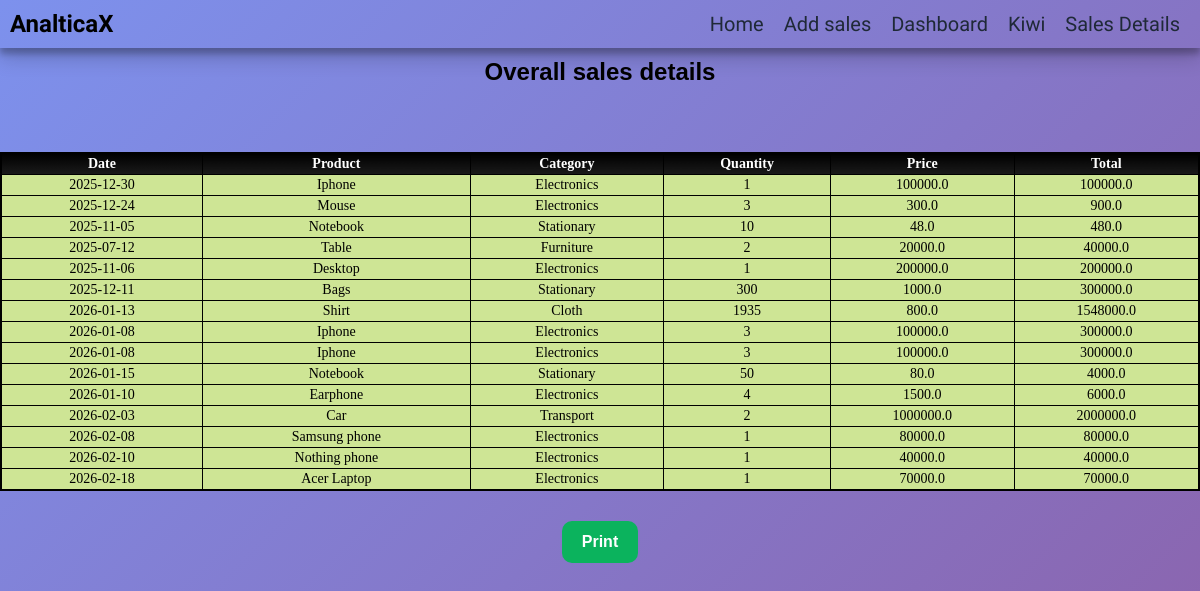
Before: /sales with the older database file.
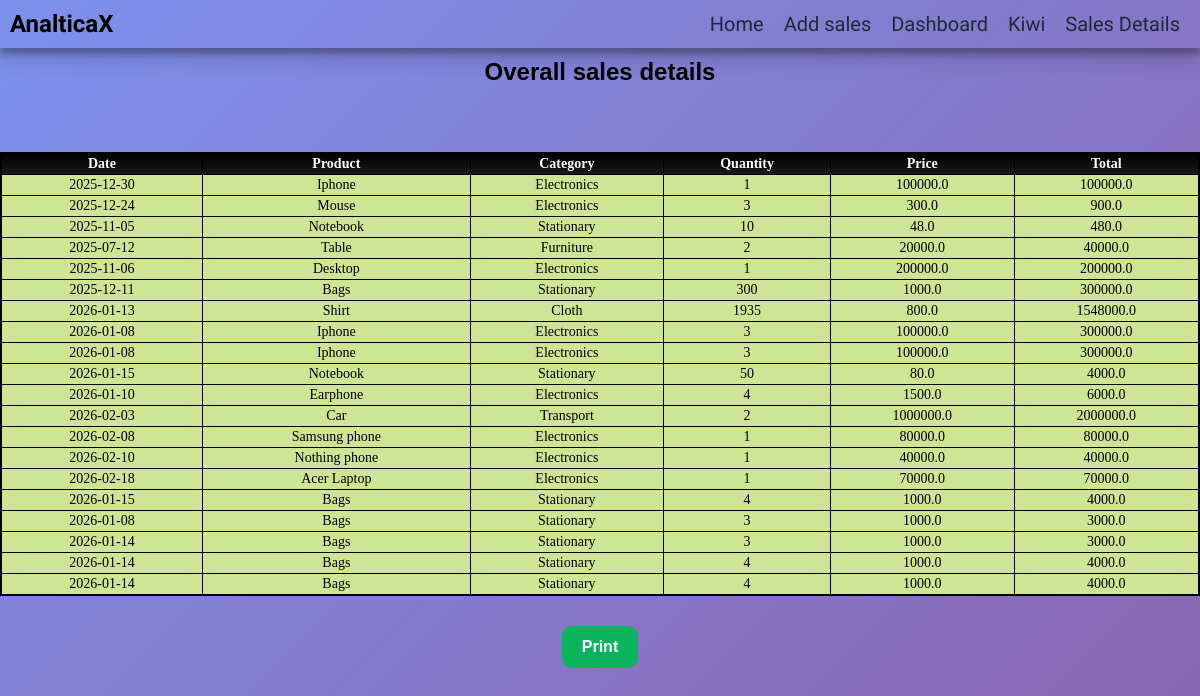
After: the same page with the newer database file.
### tables this page shows
CREATE TABLE sales(
                 id INTEGER PRIMARY KEY AUTOINCREMENT,
                 date TEXT,
                 product_name TEXT,
                 category TEXT,
                 quantity INTEGER,
                 price REAL
                 );

### app.py (the view)
@app.route("/sales",methods=["GET","POST"])
def sale_table():
    conn=sqlite3.connect("sales.db")
    conn.row_factory=sqlite3.Row
    cursor=conn.cursor()
    cursor.execute("SELECT * FROM sales")
    sales=cursor.fetchall()
    cursor.close()
    return render_template("sales.html",sales=sales)

### templates/sales.html (shortened to what this page needs)
<!DOCTYPE html>
<html lang="en">
<head>
    <link rel=stylesheet href="{{url_for('static',filename='css/table.css')}}">
    <link rel="stylesheet" href="https://cdnjs.cloudflare.com/ajax/libs/font-awesome/6.5.0/css/all.min.css">
</head>
<body>
    <nav class="navbar">
        <h1>AnalticaX</h1>
        <div class="navbar-links">
            <p class="navbar-link"><a href="{{url_for('home_page')}}">Home</a></p>
            <p class="navbar-link"><a href="{{url_for('add_sale')}}">Add sales</a></p>
            <p class="navbar-link"><a href="{{url_for('dashboard')}}">Dashboard</a></p>
            <p class="navbar-link"><a href="{{url_for('chat_page')}}">Kiwi </a></p>
            <p class="navbar-link"><a href="{{url_for('sale_table')}}">Sales Details</a></p>
        </div>
   </nav>
    <h2 class="subtitle">Overall sales details </h2>
    <br>
    <br>
    <div class="sales_details">
        <table>
      <tr>
        <th>Date</th>
        <th>Product</th>
        <th>Category</th>
        <th>Quantity</th>
        <th>Price</th>
        <th>Total</th>
      </tr>
      {% for sale in sales %}
      <tr>
        <td>{{sale["date"]}}</td>
        <td>{{sale["product_name"]}}</td>
        <td>{{sale["category"]}}</td>
        <td>{{sale["quantity"]}}</td>
        <td>{{sale["price"]}}</td>
        <td>{{sale["quantity"]*sale["price"]}}</td>
      </tr>
      {% endfor %}
    </table>
    </div>
    <div class="print-button">
        <button onclick="window.print()">Print</button>
    </div>
</body>
</html>

### static/css/table.css (style rules this page uses)
* { margin:0; padding:0; }
body { font-family: 'sans-serif'; }
h2 { margin-bottom: 30px; }
.subtitle { text-align:center; margin-top:10px; font-family: sans-serif; }
h1 { font-family: Smooch sans; }
table { width:100%; border-collapse: collapse; background-color: rgb(206, 229, 149); border:solid 2px; border-radius:5px ; padding:10px; }
th,td { border:1px solid black; padding:2px; text-align:center; font-size: 14px; }
th { background: linear-gradient(180deg, #000000, #1a1a1a); color: #ffffff; }
body { background: linear-gradient( 135deg, rgba(102, 126, 234, 0.85), rgba(118, 75, 162, 0.85) ); }
.print-button { display:flex; justify-content: center; margin-top:30px; margin-bottom:40px; }
.print-button button { padding:10px; border-radius: 10px; background-color:rgb(11, 179, 93); border:none; color: white; padding: 12px 20px; font-size: 16px; font-weight: bold; cursor: pointer; }
.navbar { display:flex; justify-content: space-between; align-items:center; padding:10px; box-shadow: rgba(0, 0, 0, 0.19) 0px 10px 20px, rgba(0, 0, 0, 0.23) 0px 6px 6px; }
.navbar-links { display:flex; column-gap:20px; margin-right:10px; }
.navbar-links a { text-decoration: none; font-family: 'Smooch Sans', sans-serif; color: #1f2937; font-weight: 500; cursor:pointer; font-size: 20px; }
.sales_details { width: 100%; overflow-x: auto; }

Changed rows visible on the page:
added sales: date "2026-01-15", product_name "Bags", category "Stationary", quantity "4", price "1000.0", sale['quantity']*sale['price'] "4000.0"
added sales: date "2026-01-08", product_name "Bags", category "Stationary", quantity "3", price "1000.0", sale['quantity']*sale['price'] "3000.0"
added sales: date "2026-01-14", product_name "Bags", category "Stationary", quantity "3", price "1000.0", sale['quantity']*sale['price'] "3000.0"
added sales: date "2026-01-14", product_name "Bags", category "Stationary", quantity "4", price "1000.0", sale['quantity']*sale['price'] "4000.0"
added sales: date "2026-01-14", product_name "Bags", category "Stationary", quantity "4", price "1000.0", sale['quantity']*sale['price'] "4000.0"
